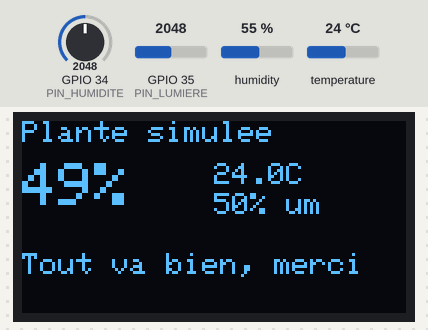
The sketch below on a simulated ESP32. On the bench: 128×64 one-colour display. The test bench sets the inputs (shaded band); at power-on: temperature 24 °C, GPIO 34 (PIN_HUMIDITE) = 2048, GPIO 35 (PIN_LUMIERE) = 2048, humidity 55 %. What the sketch prints to the serial monitor is not drawn.

Above: at 2.6 s.
2.7 s: temperature set to 2 °C
At 6.7 s:
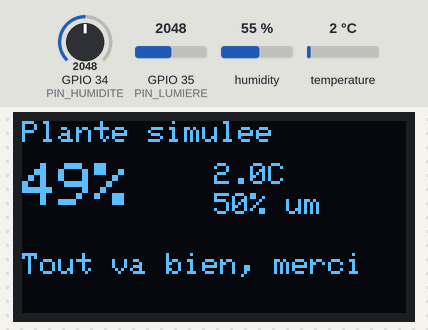
7.5 s: GPIO 34 (PIN_HUMIDITE) set to 1257
At 9.2 s:
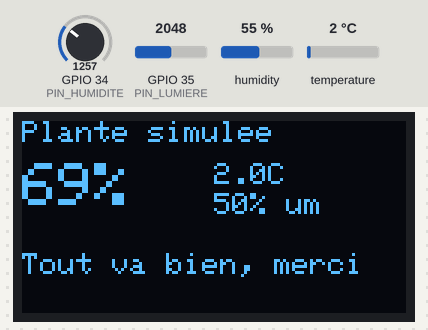
9.5 s: GPIO 34 (PIN_HUMIDITE) set to 1174
At 10.9 s:
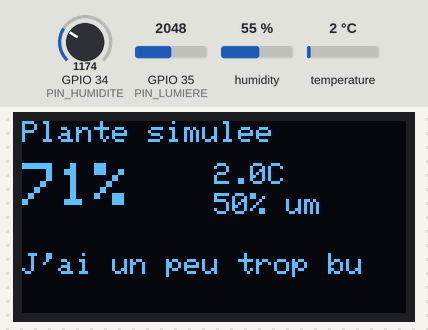
11.5 s: GPIO 35 (PIN_LUMIERE) set to 2016
At 13.2 s:
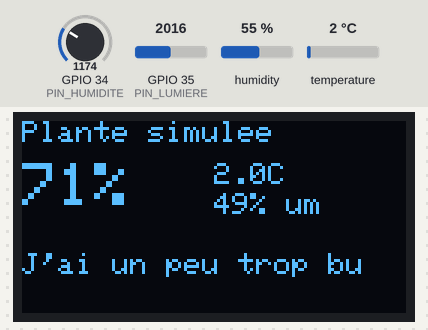
13.5 s: GPIO 34 (PIN_HUMIDITE) set to 669
At 15.2 s:
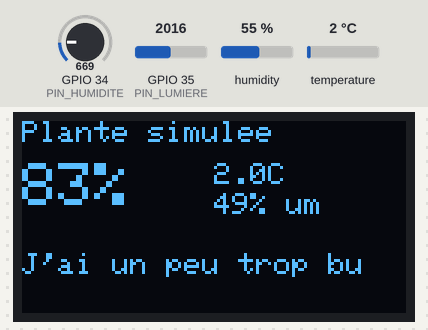
15.5 s: GPIO 34 (PIN_HUMIDITE) set to 590
At 16.5 s:
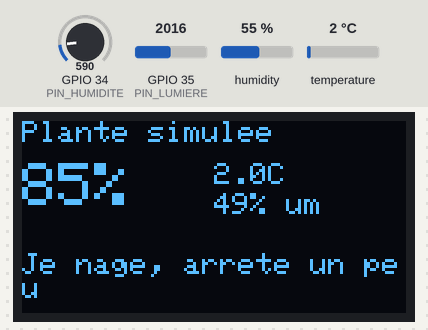
Timing chart, 0 to 18.5 s (numbered marks = the images above; inputs shaded):
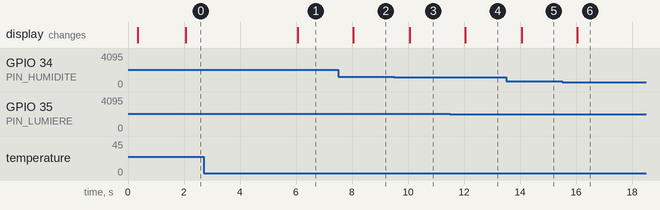

The sketch:

sketch.ino
```cpp
// =====================================================================
//  Ma plante connectee · simulation des capteurs (seance 1)
//  Module M2 Applications mobiles et connectees (IoT) · Sergent.dev
// =====================================================================
//
//  Ce que fait ce programme :
//    il lit les trois capteurs toutes les deux secondes, traduit les
//    valeurs brutes en pourcentages, en deduit une humeur, l'affiche
//    sur l'ecran et l'ecrit dans la console serie.
//
//  Ce que tu manipules pendant le TP :
//    - le potentiometre remplace le capteur d'humidite du sol. Tourne-le
//      vers la GAUCHE pour simuler une terre humide. Ce n'est pas une
//      erreur : le capteur capacitif reel renvoie lui aussi une valeur
//      qui BAISSE quand l'humidite monte.
//    - la photoresistance se regle avec le curseur de luminosite.
//    - le DHT22 se regle en cliquant dessus, temperature et humidite.
//
//  Ce qui manque par rapport au vrai kit :
//    il n'y a pas de Bluetooth. Wokwi ne le simule pas, c'est ecrit dans
//    sa documentation. La liaison Bluetooth se decouvre en seance 2 avec
//    la vraie carte, et ce programme ne cherche pas a l'imiter.
//
//  Le cablage du schema est exactement celui de la fiche de cablage :
//  humidite sur GPIO34, lumiere sur GPIO35, DHT22 sur GPIO25,
//  ecran sur GPIO21 et GPIO22, tout en 3,3 V.
// =====================================================================

#include <Wire.h>
#include <Adafruit_GFX.h>
#include <Adafruit_SSD1306.h>
#include <DHT.h>

// --------------------------------------------------------- broches
// Identiques a la fiche de cablage du kit reel, volontairement.
#define PIN_HUMIDITE  34
#define PIN_LUMIERE   35
#define PIN_DHT       25
#define PIN_SDA       21
#define PIN_SCL       22

// ----------------------------------------------------- calibration
// Les bornes de la simulation ne sont PAS celles du kit reel, et c'est
// le premier enseignement de la journee : un capteur se calibre, et une
// calibration ne se transporte pas d'un capteur a l'autre.
//
// Dans Wokwi, le potentiometre couvre toute la plage 0 a 4095, et la
// photoresistance monte quand la lumiere monte, a l'inverse du module
// LM393 du kit. Les deux jeux de bornes sont donc differents.
#define SIM_SOL_SEC     4095   // potentiometre a droite
#define SIM_SOL_HUMIDE  0      // potentiometre a gauche
#define SIM_LUM_SOMBRE  0      // curseur de luminosite au minimum
#define SIM_LUM_CLAIR   4095   // curseur au maximum

// ------------------------------------------------- seuils de l'espece
// Repris de la fiche d'identite de la plante remplie le matin.
#define SEUIL_BAS   30
#define SEUIL_HAUT  70

#define PERIODE_MESURE_MS 2000

DHT dht(PIN_DHT, DHT22);
Adafruit_SSD1306 ecran(128, 64, &Wire, -1);
bool ecranPresent = false;
unsigned long derniereMesure = 0;

// ---------------------------------------------------------------------
//  Conversion d'une valeur brute du convertisseur en pourcentage.
//  Cette fonction est la copie exacte de celle du firmware du kit :
//  meme signature, meme bornage, meme comportement quand les deux
//  bornes sont egales. C'est elle qui est testee en seance 6.
// ---------------------------------------------------------------------
float versPourcentage(int brut, int borneBasse, int borneHaute) {
  if (borneBasse == borneHaute) return 0.0f;
  float pct = (float)(borneBasse - brut) * 100.0f / (float)(borneBasse - borneHaute);
  if (pct < 0.0f)   pct = 0.0f;
  if (pct > 100.0f) pct = 100.0f;
  return pct;
}

// ---------------------------------------------------------------------
//  Traduction d'une humidite en humeur. Cinq etats, dans l'ordre du
//  plus mouille au plus sec. Les bornes sont celles du contrat commun
//  a la carte et a l'application : si tu les changes ici, change-les
//  partout, sinon l'ecran et le telephone ne diront pas la meme chose.
// ---------------------------------------------------------------------
const char* humeurDe(float humidite) {
  if (humidite > SEUIL_HAUT + 15) return "Je nage, arrete un peu";
  if (humidite > SEUIL_HAUT)      return "J'ai un peu trop bu";
  if (humidite < SEUIL_BAS - 15)  return "Au secours, de l'eau";
  if (humidite < SEUIL_BAS)       return "J'ai soif";
  return "Tout va bien, merci";
}

// ---------------------------------------------------------------------
//  Moyenne de trois lectures. Le convertisseur de l'ESP32 saute de
//  plusieurs dizaines d'unites d'une lecture a l'autre, y compris en
//  simulation : moyenner trois lectures suffit a stabiliser l'affichage.
// ---------------------------------------------------------------------
int lireMoyenne(uint8_t broche) {
  long somme = 0;
  for (int i = 0; i < 3; i++) { somme += analogRead(broche); delay(4); }
  return (int)(somme / 3);
}

void setup() {
  Serial.begin(115200);
  delay(300);
  Serial.println("\n[BOOT] Plante simulee · seance 1");

  pinMode(PIN_HUMIDITE, INPUT);
  pinMode(PIN_LUMIERE, INPUT);
  dht.begin();

  // L'ecran est optionnel : s'il n'est pas la, le programme continue.
  // On le verifie, on ne le suppose pas.
  Wire.begin(PIN_SDA, PIN_SCL);
  ecranPresent = ecran.begin(SSD1306_SWITCHCAPVCC, 0x3C);
  if (!ecranPresent) {
    Serial.println("[ERR ] ecran OLED absent · on continue sans");
  } else {
    ecran.clearDisplay();
    ecran.setTextColor(SSD1306_WHITE);
    ecran.setTextSize(1);
    ecran.setCursor(0, 28);
    ecran.println("Plante simulee");
    ecran.display();
  }
  Serial.println("[BOOT] pret · tourne le potentiometre pour arroser");
}

void loop() {
  unsigned long maintenant = millis();
  if (maintenant - derniereMesure < PERIODE_MESURE_MS) return;
  derniereMesure = maintenant;

  // 1. lecture des valeurs brutes
  int brutSol = lireMoyenne(PIN_HUMIDITE);
  int brutLum = lireMoyenne(PIN_LUMIERE);

  // 2. traduction en grandeurs utiles
  float humidite = versPourcentage(brutSol, SIM_SOL_SEC, SIM_SOL_HUMIDE);
  float lumiere  = versPourcentage(brutLum, SIM_LUM_SOMBRE, SIM_LUM_CLAIR);

  // 3. le DHT22 rate une lecture sur dix, en simulation comme en vrai.
  //    On garde la valeur precedente plutot que d'envoyer un trou.
  static float dernierT = 20.0f, dernierH = 50.0f;
  float t = dht.readTemperature();
  float h = dht.readHumidity();
  bool dhtValide = !(isnan(t) || isnan(h));
  if (dhtValide) { dernierT = t; dernierH = h; }

  // 4. l'humeur, la seule chose que l'utilisateur regarde vraiment
  const char* humeur = humeurDe(humidite);

  Serial.printf("[MES ] brut sol %4d · hum %5.1f%% · temp %4.1fC · lum %5.1f%% · %s\n",
                brutSol, humidite, dernierT, lumiere, humeur);
  if (!dhtValide) Serial.println("[ERR ] DHT22 muet, valeur precedente conservee");

  if (!ecranPresent) return;
  ecran.clearDisplay();
  ecran.setTextSize(1);
  ecran.setCursor(0, 0);
  ecran.print("Plante simulee");

  ecran.setTextSize(2);
  ecran.setCursor(0, 14);
  ecran.print((int)humidite);
  ecran.print("%");

  ecran.setTextSize(1);
  ecran.setCursor(64, 14);
  ecran.print(dernierT, 1);
  ecran.print("C");
  ecran.setCursor(64, 24);
  ecran.print((int)lumiere);
  ecran.print("% lum");

  ecran.setCursor(0, 44);
  ecran.print(humeur);
  ecran.display();
}
```

Measured:
- the behaviour switches between 1229 and 1228 on GPIO 34 (PIN_HUMIDITE) (found by bisection; images 2 and 3)
- the behaviour switches between 2048 and 2047 on GPIO 35 (PIN_LUMIERE) (found by bisection; images 3 and 4)
- the behaviour switches between 615 and 614 on GPIO 34 (PIN_HUMIDITE) (found by bisection; images 5 and 6)
- after the input at 2.7 s, the display: changes after 3.4 s (image 1)
- after the input at 7.5 s, the display: changes after 0.55 s (image 2)
- after the input at 9.5 s, the display: changes after 0.56 s (image 3)
- after the input at 11.5 s, the display: changes after 0.55 s (image 4)
- after the input at 13.5 s, the display: changes after 0.56 s (image 5)
- after the input at 15.5 s, the display: changes after 0.55 s (image 6)
